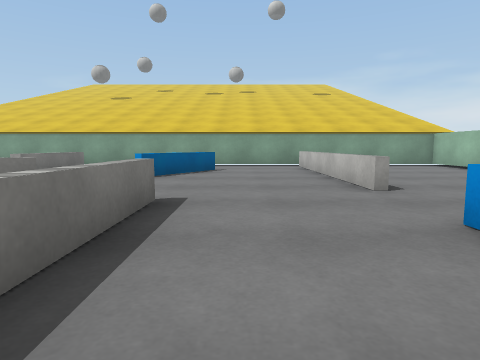
view 1 (above)

19 first-person views from a walk through a 3-D level made in the Unity game engine. The camera is 0.62 m above the floor, tilts 6° down and sees 75° across. The floor is counted in squares, 1 m on a side. Each view is taken from the middle of a square. On the plan, view 1 faces up. The plan holds only what a view shows up to about 9 squares ahead; the rest is blank. The place goes on beyond the plan. The player is left out. Surface patterns are stand-ins for the level's own textures.

view 2
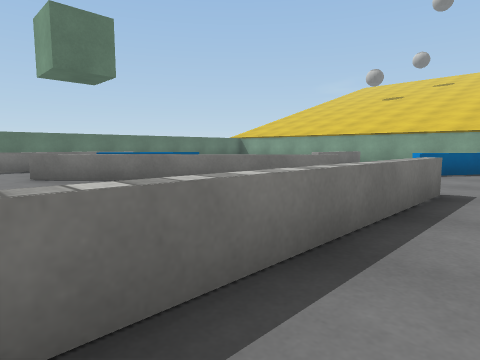

view 3
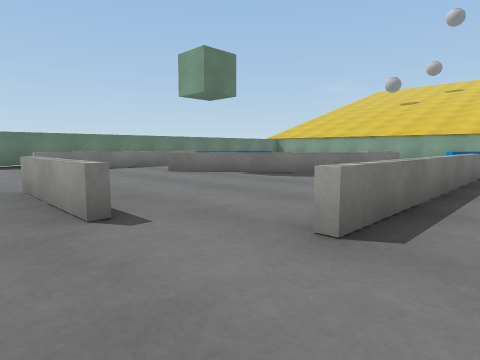

view 4
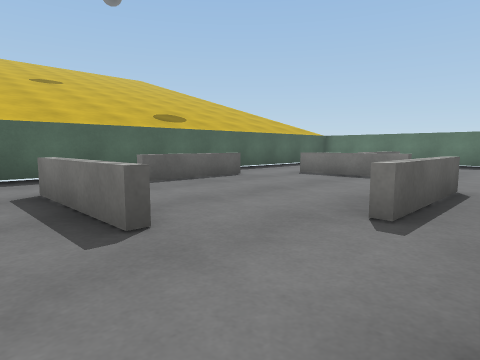

view 5
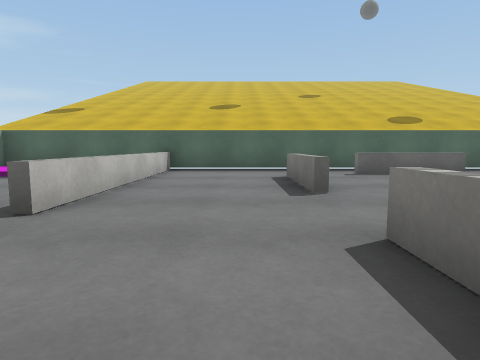

view 6
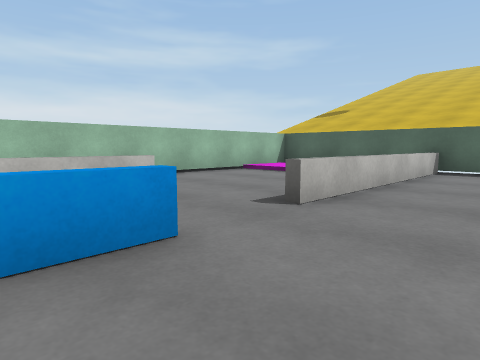

view 7
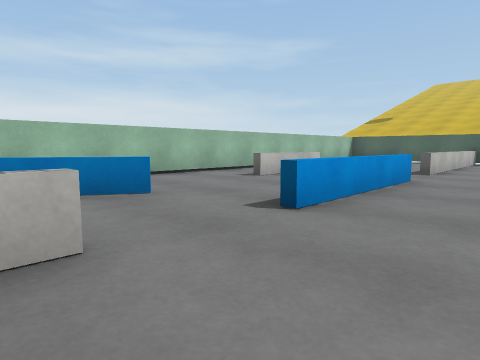

view 8
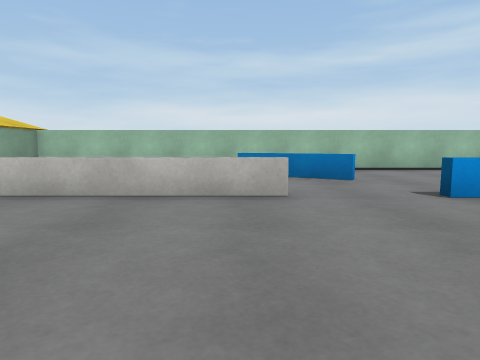

view 9
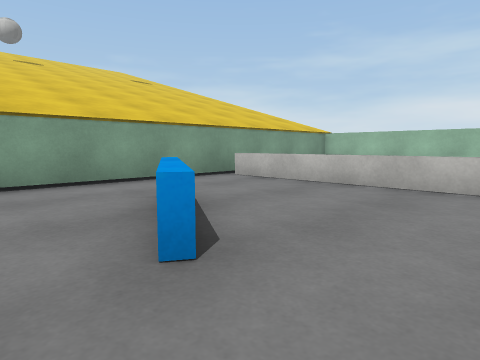

view 10
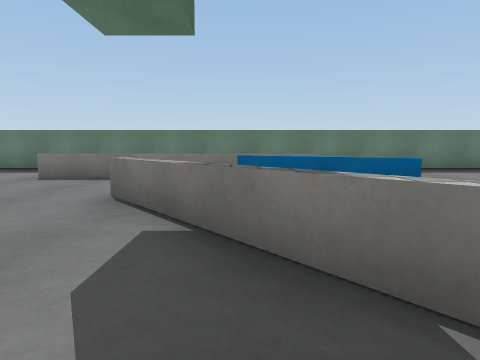

view 11
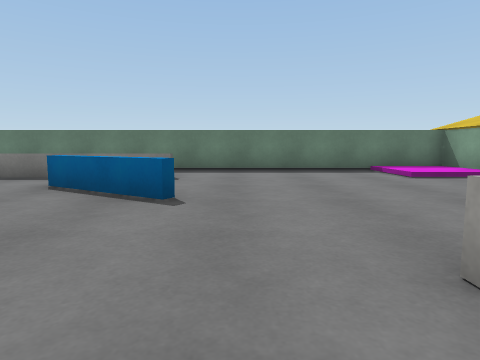

view 12
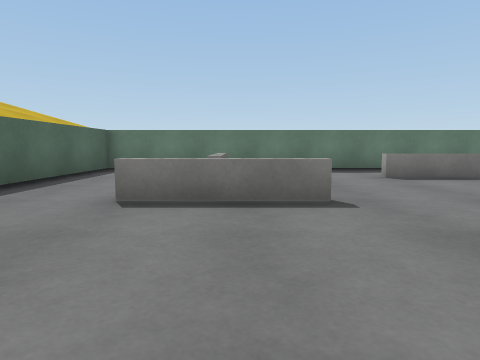

view 13
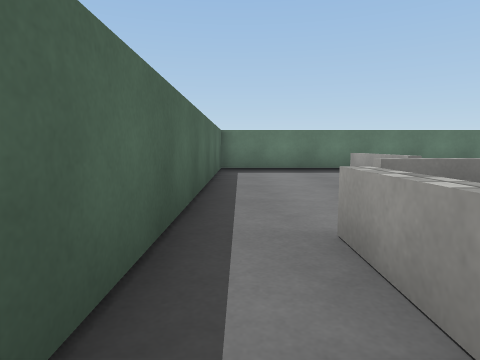

view 14
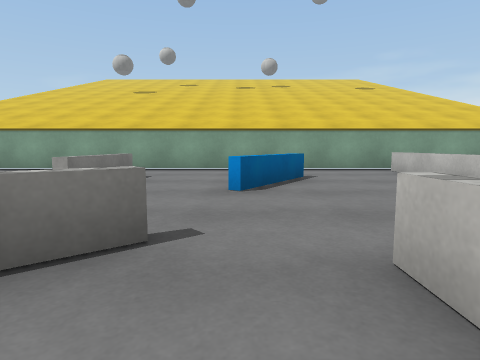

view 15
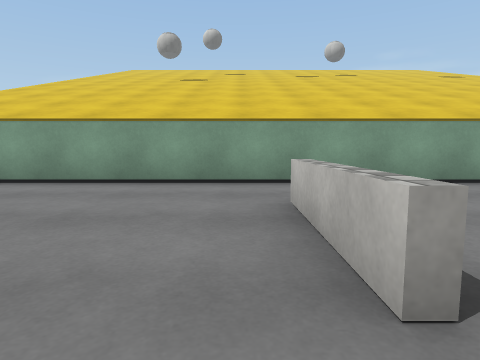

view 16
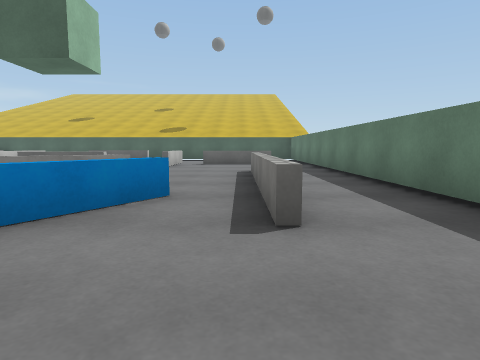

view 17
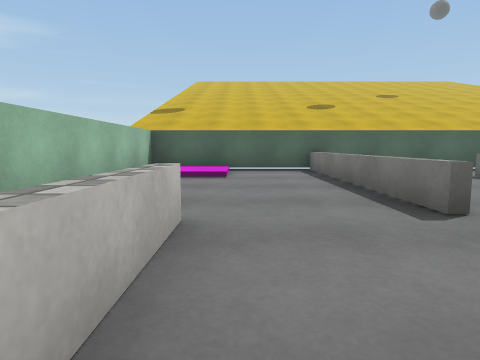

view 18
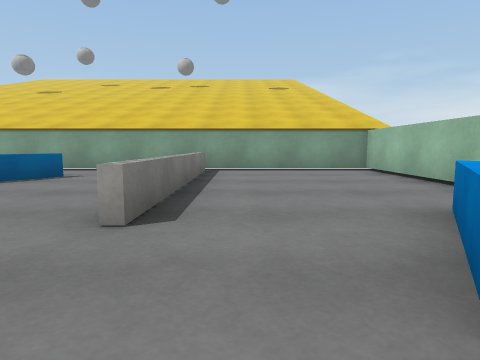

view 19
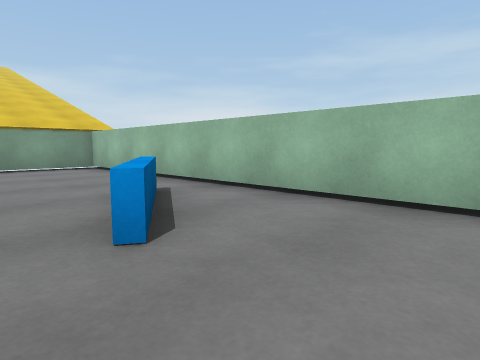

### Floor plan
Key: @ floor where view 1 was taken; # wall or solid block; x gap in a wall; . main floor; : floor 0.1 m higher than the main floor; = window, fence, low wall or low ledge; ^ raised ledge.
Columns run from 12 left of view 1 to 7 right of it. Each row starts with its distance up from view 1.
 11 ####################
 10 #::...........#....#
  9 #::...........=....#
  8 #.......=..=..=....#
  7 #.......=.==..=....#
  6 #.......=.....=....#
  5 #.............=..=.#
  4 #....=...=......==.#
  3 #..===..==.^....=..#
  2 #..==#x==..^..=....#
  1 #..=.==... ^..=....#
  0 #..=.......^@.=....#
 -1 #..=.......^..^..^.#
 -2 #..=.............^ #
 -3 #......===....=... #
 -4 #....=........=....#
 -5 #.====.....^..=....#
 -6 #....=.....^..=....#
 -7 #......===....=..::#
 -8 #.............=..::#
 -9 ####################

Positions as (right, up) in squares from view 1, and headings:
1: (0, 0), facing up
2: (0, -1), facing up-left
3: (0, -4), facing up-left
4: (0, -2), facing down-left
5: (0, 0), facing down
6: (0, 0), facing down-right
7: (0, 5), facing down-right
8: (-2, 5), facing right
9: (-3, 5), facing up-right
10: (-3, 2), facing left
11: (-3, 5), facing left
12: (-3, -5), facing left
13: (-3, -8), facing left
14: (-2, 2), facing up
15: (-5, 5), facing up
16: (-9, 6), facing down
17: (4, 0), facing down
18: (3, 2), facing up
19: (3, 1), facing up-right
